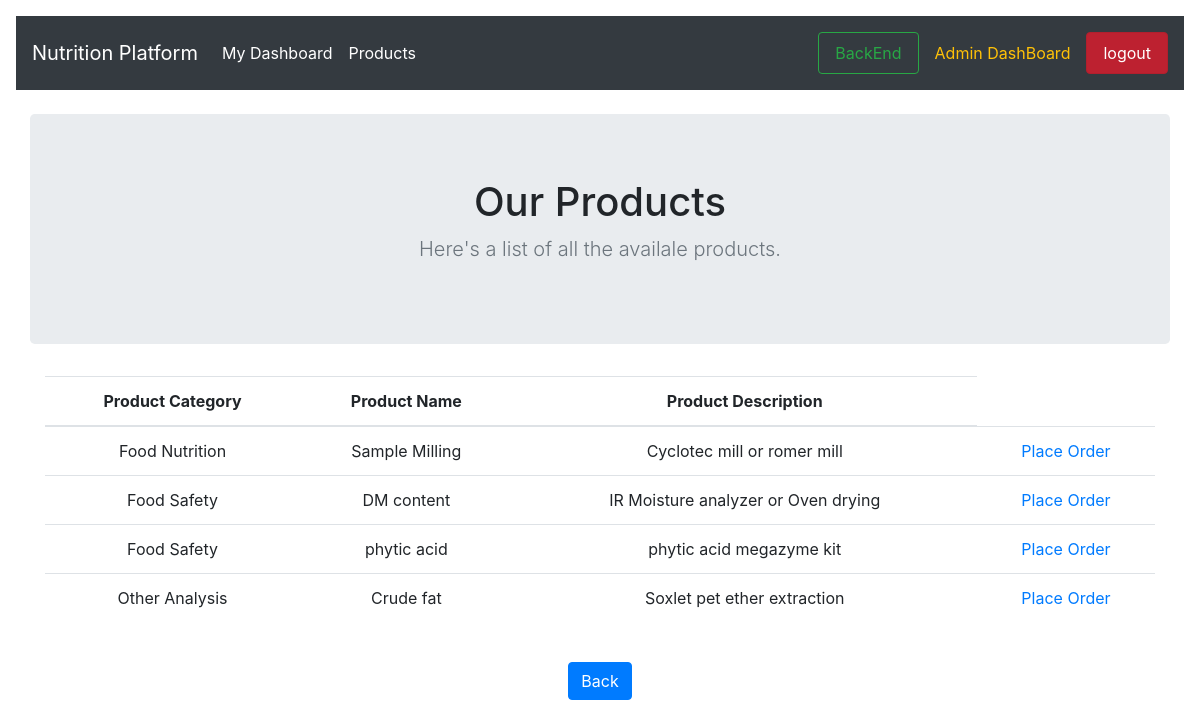
Screenshot of /accounts/show-product (signed in) with the database file from the repository.
### accounts/models.py (models this page shows)
class AddProductModel(models.Model):
    product_category = models.CharField(max_length=200, choices=CATEGORIES, default='OtherAnalysis')
    product_name = models.CharField(max_length=200, choices=Analysis_Types)
    product_description = models.CharField(max_length=100)
    product_price = models.IntegerField()

### accounts/views.py (the view)
# urls.py: path('show-product', views.showAvailableProd, name='show-product'),
@login_required
def showAvailableProd(request):
    dests = AddProductModel.objects.all()
    return render(request, 'show-available-products.html', {'dests': dests})

### accounts/templates/show-available-products.html
{% extends 'dash.html' %}
{% load static %}
{% load bootstrap4 %}
{% block body %}
    <div class="container jumbotron text-center">
      <h1>Our Products</h1>
      <p class="lead text-muted">Here's a list of all the availale products.</p>
    </div>
<div class="container m-md-6">
        <table class="table">
            <thead>
            <tr>
                <th scope="col">Product Category</th>
                <th scope="col">Product Name</th>
                <th scope="col">Product Description</th>
            </tr>
            </thead>
            <tbody>
            {% for dest in dests %}
            <tr>
                <td>{{ dest.product_category }}<br></td>
                <td>{{ dest.product_name }}<br></td>
                <td>{{ dest.product_description }}</td>
                <td>
                    <a href="{% url 'place-order' dest.id %}">Place Order</a>
                </td>
            </tr>
            {% endfor %}
            </tbody>
        </table>
        <br>
        <a type="button" class="btn btn-primary" href="{% url 'user-dashboard' %}">Back</a>
           </div>
{% endblock %}

### rows the page displays
AddProductModel: product_category "Food Nutrition", product_name "Sample Milling", product_description "Cyclotec mill or romer mill"
AddProductModel: product_category "Food Safety", product_name "DM content", product_description "IR Moisture analyzer or Oven drying"
AddProductModel: product_category "Food Safety", product_name "phytic acid", product_description "phytic acid megazyme kit"
AddProductModel: product_category "Other Analysis", product_name "Crude fat", product_description "Soxlet pet ether extraction"
